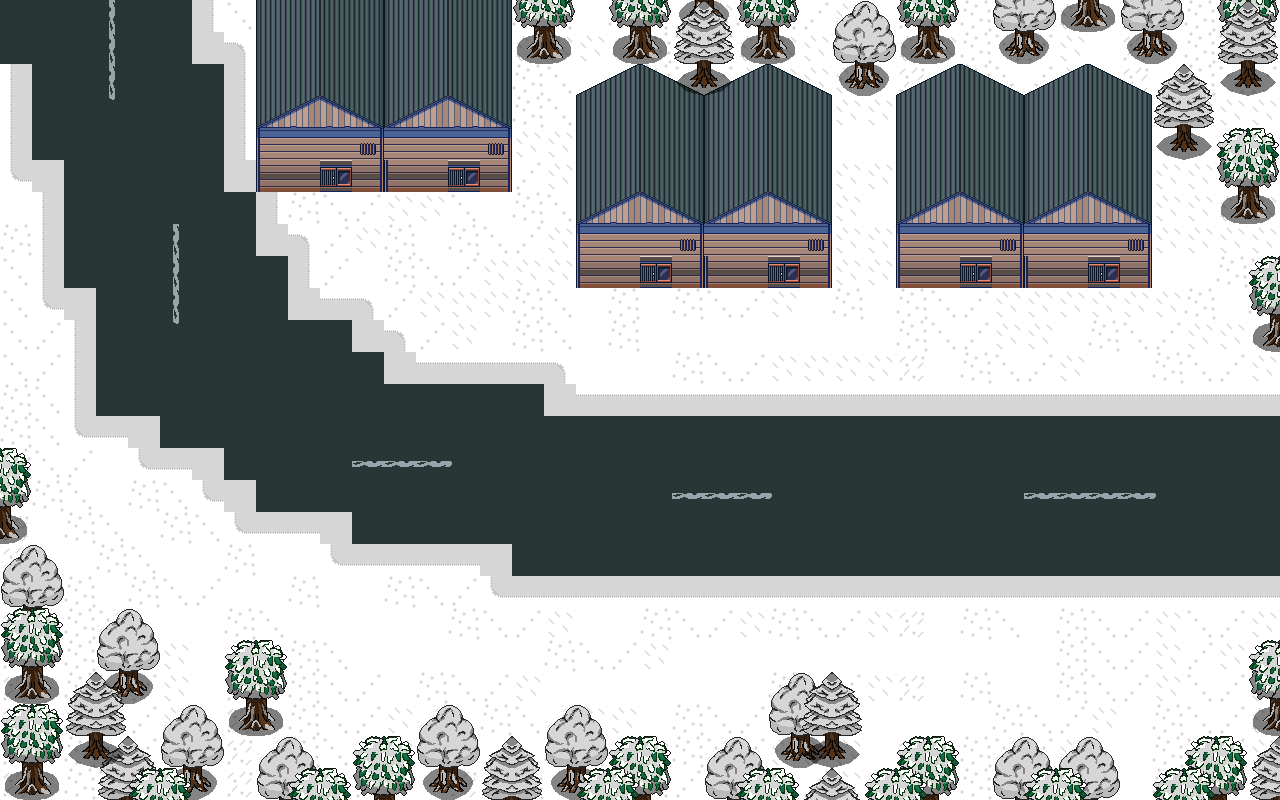

This is a level from a 2D game, rendered from its Tiled map with the project's own tilesets. A one-line summary and the map file follow, with tile-layer data summarised:
An orthogonal 40x25 tile map with 32x32 px tiles, 4 tile layers (Tile Layer 2, Tile Layer 3, Tile Layer 4, Tile Layer 5), 2 tilesets.

<map version="1.10" tiledversion="1.12.0" orientation="orthogonal" renderorder="right-down" width="40" height="25" tilewidth="32" tileheight="32" infinite="0" nextlayerid="6" nextobjectid="1">
 <tileset firstgid="1" source="Tilemap.tsx" />
 <tileset firstgid="1441" source="snow_nature_tileset.tsx" />
 <layer id="2" name="Tile Layer 2" width="40" height="25">
  <data>[1000 cells, 1000 non-empty, 18 distinct tile ids]</data>
 </layer>
 <layer id="3" name="Tile Layer 3" width="40" height="25">
  <data>[1000 cells, 160 non-empty, 19 distinct tile ids]</data>
 </layer>
 <layer id="4" name="Tile Layer 4" width="40" height="25">
  <data>[1000 cells, 151 non-empty, 18 distinct tile ids]</data>
 </layer>
 <layer id="5" name="Tile Layer 5" width="40" height="25">
  <data>[1000 cells, 44 non-empty, 12 distinct tile ids]</data>
 </layer>
</map>
